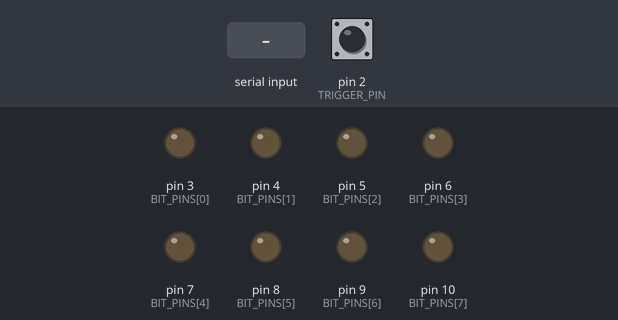
Bench run of a sketch on a simulated Arduino Uno, built with avr-gcc and run on an emulated ATmega328P. Parts: output pins drawn as LEDs (lit = HIGH). Dashed ring = blinking. The inputs (shaded band) are chosen by the test bench; at power-on: pin 2 (TRIGGER_PIN) LOW. What the sketch prints to the serial monitor is not drawn.

Above: at 1.8 s.
1.9 s: pin 2 (TRIGGER_PIN) driven HIGH
At 2.29 s:
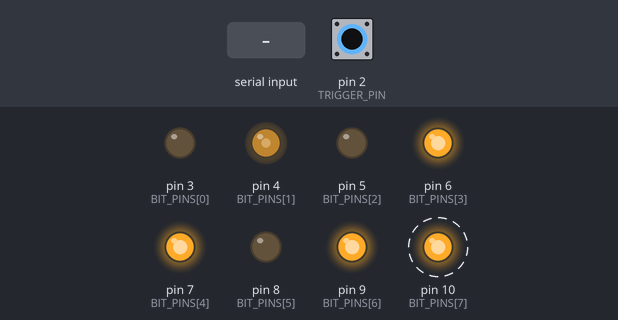
4.9 s: "stop\n" received over Serial
At 6.0 s:
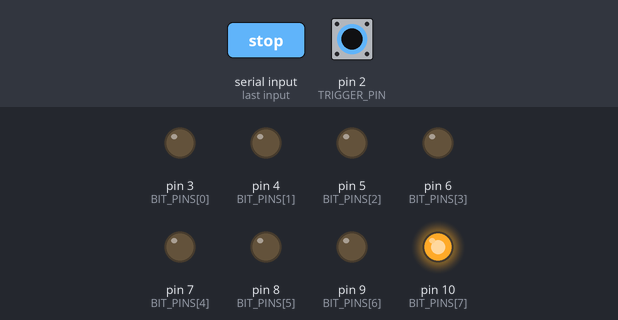
7.9 s: pin 2 (TRIGGER_PIN) pulsed LOW 2 times (0.12 s each, 0.3 s apart)
At 9.25 s:
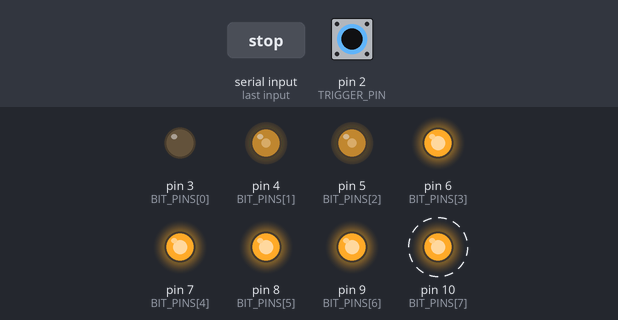
11.5 s: "90,45\n" received over Serial
At 12.28 s:
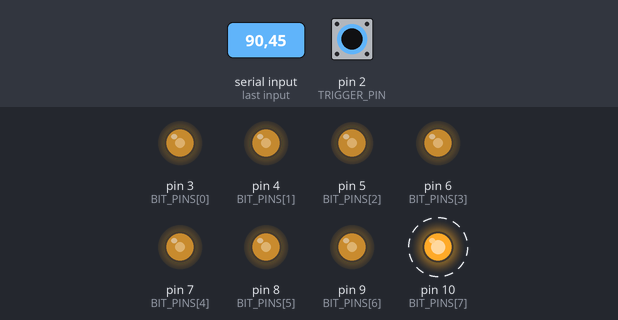
14.5 s: "30,150\n" received over Serial
At 16.52 s:
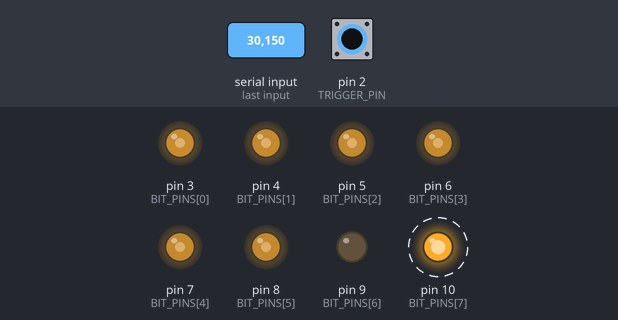
Timing chart, 0 to 20.8 s (numbered marks = the images above; inputs shaded):
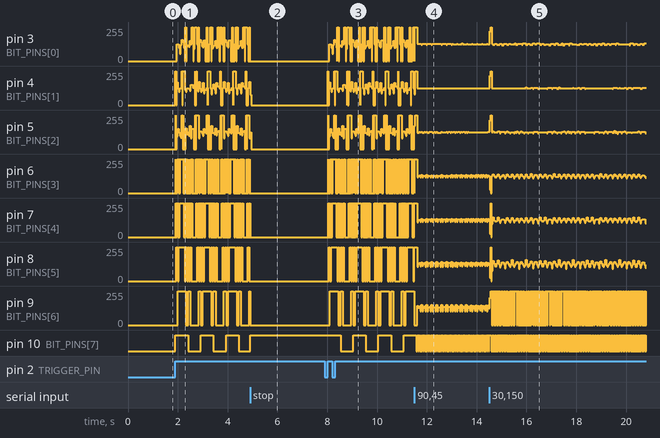

Measured:
- after the input at 1.9 s, pin 6 (BIT_PINS[3]), pin 7 (BIT_PINS[4]): 0/255 → 255/255 at once, then moves between 0/255 and 255/255, repeating every 1.0 s
- after the input at 4.9 s, pin 3 (BIT_PINS[0]), pin 6 (BIT_PINS[3]), pin 8 (BIT_PINS[5]): stops changing and stays 0/255; pin 7 (BIT_PINS[4]): goes on until 4.9 s, then stays 0/255
- after the input at 7.9 s, pin 6 (BIT_PINS[3]): 0/255 → 255/255 after 0.13 s, then moves between 0/255 and 255/255, repeating every 1.0 s; pin 7 (BIT_PINS[4]): 0/255 → 255/255 after 0.14 s, then moves between 0/255 and 255/255, repeating every 1.0 s
- after the input at 11.5 s, pin 10 (BIT_PINS[7]): alternates HIGH for 0.01 s and LOW for 0.01 s, starting after 0.09 s
- after the input at 14.5 s, pin 10 (BIT_PINS[7]): alternates HIGH for 0.03 s and LOW for 0.03 s, starting after 0.09 s

The sketch:

dac_sine_ttl_sync.ino
```cpp
// ============================================================
//  8-bit R-2R DAC Sine Wave Generator — TTL Zero-Crossing Trigger
//
//  Waits for a rising edge on pin 2 (TTL signal from external hardware).
//  On trigger, starts generating a sine wave via the R-2R DAC.
//  Stays running until 'stop' is sent via Serial Monitor.
//  Send any frequency (Hz) via Serial Monitor to change it.
//
//  R-2R Ladder connections (D0=LSB to D7=MSB):
//    D0 (LSB) → Pin 3
//    D1       → Pin 4
//    D2       → Pin 5
//    D3       → Pin 6
//    D4       → Pin 7
//    D5       → Pin 8
//    D6       → Pin 9
//    D7 (MSB) → Pin 10
//
//  TTL trigger:
//    External TTL signal → Pin 2 (INT0, hardware interrupt)
//    Optional: 10 kΩ pull-down resistor from pin 2 to GND
//
//  R-2R ladder: R = 10 kΩ, 2R = 20 kΩ (1% tolerance recommended)
//  V_out tapped from the MSB side of the ladder (see circuit diagram)
// ============================================================

// --- Pin mapping: D0 (LSB) to D7 (MSB) ---
const int BIT_PINS[8] = {3, 4, 5, 6, 7, 8, 9, 10};

// --- Trigger pin ---
const int TRIGGER_PIN = 2;   // INT0 — hardware interrupt

// --- Sine table: 256 samples, 8-bit (0–255) ---
const uint8_t sineTable[256] = {
  128,131,134,137,140,143,146,149,152,155,158,162,165,168,171,174,
  176,179,182,185,188,191,193,196,199,201,204,206,209,211,213,216,
  218,220,222,224,226,228,230,232,234,235,237,238,240,241,243,244,
  245,246,248,249,250,250,251,252,253,253,254,254,254,255,255,255,
  255,255,255,255,254,254,254,253,253,252,251,250,250,249,248,246,
  245,244,243,241,240,238,237,235,234,232,230,228,226,224,222,220,
  218,216,213,211,209,206,204,201,199,196,193,191,188,185,182,179,
  176,174,171,168,165,162,158,155,152,149,146,143,140,137,134,131,
  128,124,121,118,115,112,109,106,103,100, 97, 93, 90, 87, 84, 81,
   79, 76, 73, 70, 67, 64, 62, 59, 56, 54, 51, 49, 46, 44, 42, 39,
   37, 35, 33, 31, 29, 27, 25, 23, 21, 20, 18, 17, 15, 14, 12, 11,
   10,  9,  7,  6,  5,  5,  4,  3,  2,  2,  1,  1,  1,  0,  0,  0,
    0,  0,  0,  0,  1,  1,  1,  2,  2,  3,  4,  5,  5,  6,  7,  9,
   10, 11, 12, 14, 15, 17, 18, 20, 21, 23, 25, 27, 29, 31, 33, 35,
   37, 39, 42, 44, 46, 49, 51, 54, 56, 59, 62, 64, 67, 70, 73, 76,
   79, 81, 84, 87, 90, 93, 97,100,103,106,109,112,115,118,121,124
};

// --- State ---
float         frequency    = 1.0;
long          stepDelay_us = 0;
int           sampleIndex  = 0;
volatile bool triggered    = false;  // Set by ISR on rising TTL edge
bool          running      = false;

void setup() {
  Serial.begin(9600);

  // Set all R-2R pins as output, start at 0 (0V)
  for (int i = 0; i < 8; i++) {
    pinMode(BIT_PINS[i], OUTPUT);
    digitalWrite(BIT_PINS[i], LOW);
  }

  // Trigger pin as input
  pinMode(TRIGGER_PIN, INPUT);

  // Hardware interrupt on pin 2, rising edge
  attachInterrupt(digitalPinToInterrupt(TRIGGER_PIN), onTTLTrigger, RISING);

  setFrequency(frequency);
  printWelcome();
}

void loop() {
  // --- Handle Serial commands ---
  if (Serial.available() > 0) {
    String input = Serial.readStringUntil('\n');
    input.trim();

    if (input.equalsIgnoreCase("stop")) {
      running   = false;
      triggered = false;
      setDAC(128);  // Output midpoint (~2.5V) while idle
      Serial.println(">> Stopped. Waiting for next TTL trigger on pin 2.");
      return;
    }

    float newFreq = input.toFloat();
    if (newFreq > 0) {
      setFrequency(newFreq);
    } else {
      Serial.println("ERROR: Enter a positive number in Hz (e.g. 2) or 'stop'.");
    }
  }

  // --- Start sine on trigger if not already running ---
  if (triggered && !running) {
    triggered   = false;
    running     = true;
    sampleIndex = 0;    // Always start from zero-crossing point of the sine
    Serial.println(">> TTL trigger detected — sine started.");
  }

  // --- Output sine samples via R-2R DAC ---
  if (running) {
    setDAC(sineTable[sampleIndex]);
    sampleIndex = (sampleIndex + 1) & 0xFF;  // Wrap at 256
    delayMicroseconds(stepDelay_us);
  }
}

// ---- ISR: fires instantly on rising edge of TTL signal on pin 2 ----
void onTTLTrigger() {
  if (!running) {
    triggered = true;
  }
}

// ---- Write 8-bit value to R-2R DAC pins ----
void setDAC(int value) {
  value = constrain(value, 0, 255);
  for (int i = 0; i < 8; i++) {
    digitalWrite(BIT_PINS[i], (value >> i) & 0x01 ? HIGH : LOW);
  }
}

// ---- Set frequency and recompute step delay ----
void setFrequency(float freq) {
  frequency    = freq;
  stepDelay_us = (long)((1000000.0 / freq) / 256.0);

  Serial.println("----------------------------------------");
  Serial.print("Frequency : ");
  Serial.print(frequency, 3);
  Serial.println(" Hz");
  Serial.print("Step delay: ");
  Serial.print(stepDelay_us);
  Serial.println(" us");
  Serial.println("----------------------------------------");
}

void printWelcome() {
  Serial.println("========================================");
  Serial.println("  R-2R DAC Sine — TTL Trigger Sync");
  Serial.println("========================================");
  Serial.println("R-2R pin mapping:");
  for (int i = 0; i < 8; i++) {
    Serial.print("  D"); Serial.print(i);
    if (i == 0) Serial.print(" (LSB)");
    if (i == 7) Serial.print(" (MSB)");
    Serial.print(" -> Pin "); Serial.println(BIT_PINS[i]);
  }
  Serial.println();
  Serial.print("TTL trigger : pin "); Serial.println(TRIGGER_PIN);
  Serial.println("  Rising edge starts the sine.");
  Serial.println("  Optional: 10 kΩ pull-down from pin 2 to GND.");
  Serial.println();
  Serial.println("Commands:");
  Serial.println("  <number>  Set frequency in Hz");
  Serial.println("  stop      Stop sine, wait for next trigger");
  Serial.println();
  Serial.println("Waiting for TTL trigger on pin 2...");
  Serial.println("========================================");
}
```
